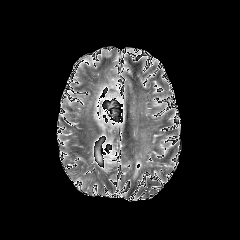
#> input picture PNG/processed/t2/101.png, 240 x 240 px, found by its file name
$ python skimage_color_overlay.py
#> lines starting #> are read from the running program, lines starting #| are printed output that depends on the picture
import os

from skimage import io, data, color
import matplotlib.pyplot as plt
import numpy as np
from cv2 import imread

# image = data.chelsea()
# <class 'numpy.ndarray'>
# print(type(image))

image_dir = 'PNG2'
#
# image = color.rgb2gray(io.imread(image_dir + '/processed/t1ce/101.png'))
image = imread(os.path.join(image_dir, 'preprocessed/Transverse/t1ce/101.png'))
#> image is the input picture: shape (240, 240, 3); min 0, max 255, mean 36.5
# print(type(image))  # <class 'numpy.ndarray'>
# # image = imread(os.path.join(image_dir + '/processed/t2/101.png'))
# mask = imread(os.path.join(image_dir + '/processed/truth/101.png'))
mask = imread(os.path.join(image_dir + '/preprocessed/Transverse/truth/101.png'))
# print(type(mask), '\n', np.max(mask))
#
print(type(mask), '\n', np.max(mask), mask.dtype)  # <class 'numpy.ndarray'>, 4 uint8
#| <class 'numpy.ndarray'>
#|  255 uint8
mask_gray = color.rgb2gray(mask)
rows, cols = mask_gray.shape
#> rows = 240; cols = 240
labels = np.zeros([rows, cols])
for i in range(rows):
    for j in range(cols):
        if mask_gray[i, j] > 0.66:
        # if mask_gray[i, j] == 1:
            labels[i, j] = 2
        elif mask_gray[i, j] > 0.33:
        # elif mask_gray[i, j] > 0.4980392155:
        # elif mask_gray[i, j] == 0.4980395:
            labels[i, j] = 3
        elif mask_gray[i, j] > 0:
            labels[i, j] = 1
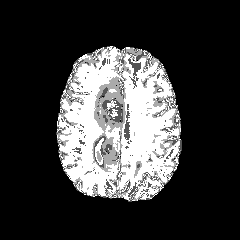
#> labels: shape (240, 240) float64; min 0, max 3, mean 0.683; drawn with min black and max white
label_image = color.label2rgb(labels, image=image, bg_label=0)
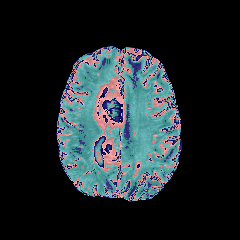
#> label_image: shape (240, 240, 3) float64; mean B, G, R 0.164, 0.152, 0.119
plt.figure(figsize=(6, 6), facecolor='black', edgecolor='black')
plt.imshow(label_image)
# io.imshow(label_image)
plt.axis('off')
title_obj = plt.title('Label Overlay Colored', size=20, y=0.01)
# title_obj = plt.title('label_colored', size=20, y=-0.2)
plt.setp(title_obj, color='white')
# fig = plt.gcf()
# fig.set_facecolor('black')
# plt.subplots_adjust(wspace=0, hspace=0)
plt.tight_layout(pad=0)
# axes = plt.gca()
# axes.set_color('black')
plt.savefig('test_plot/label_overlay_colored.png')
plt.show()
